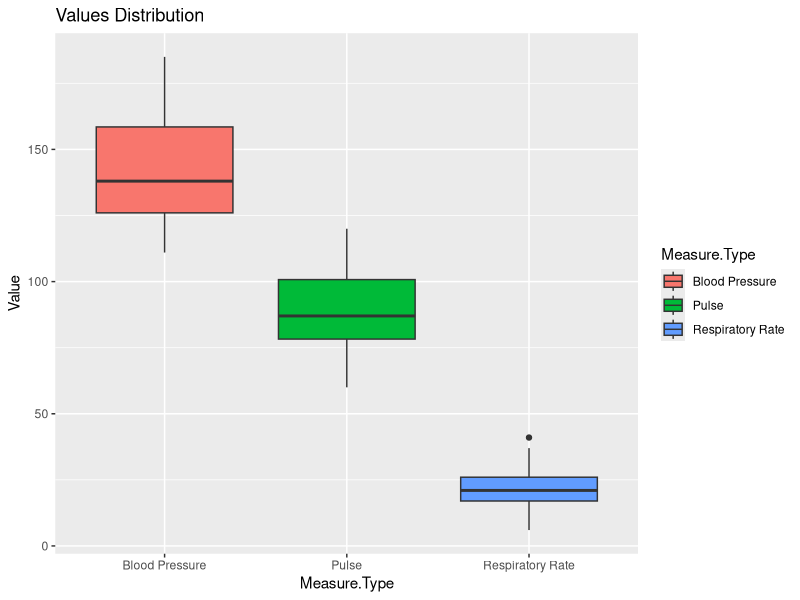
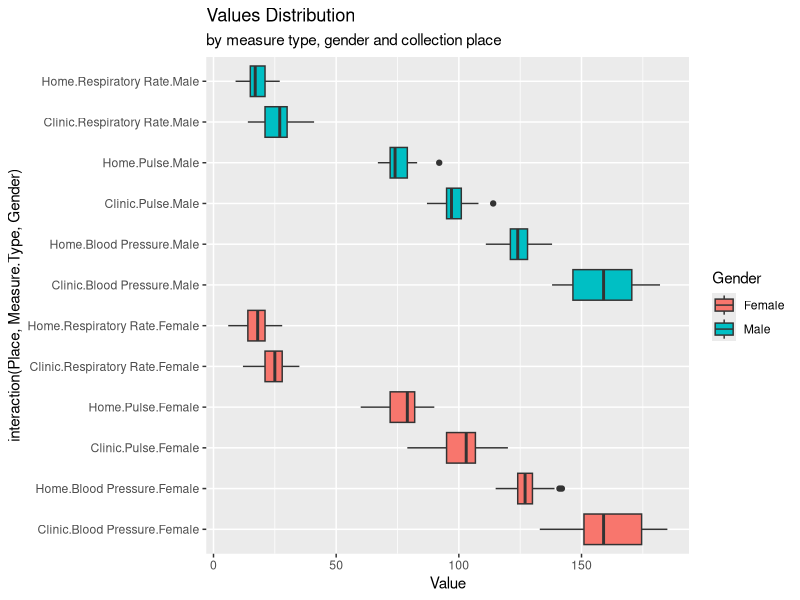
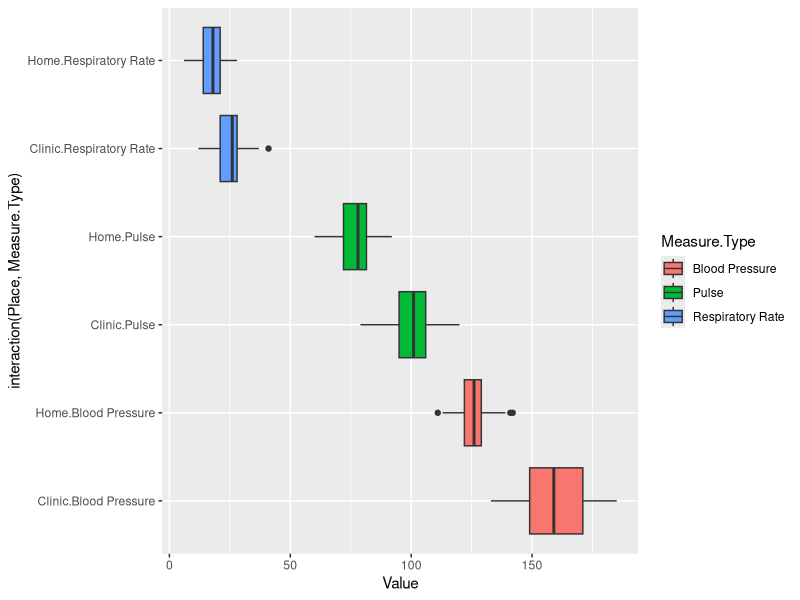
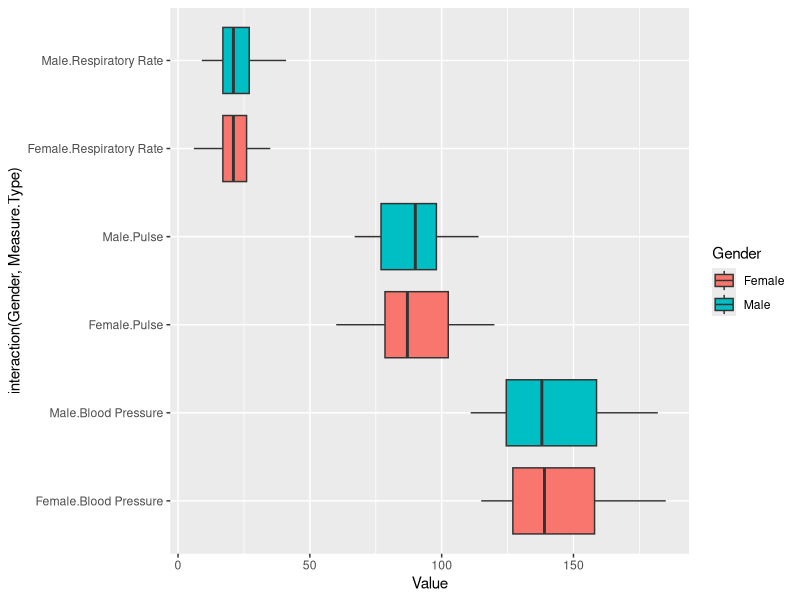

The R source for these figures, in order:
# this document had been created on 2/5/25
# setwd("~/Desktop")

# import libraries 
library(lme4)
library(dplyr)
library(ggplot2)

# this is fake dataset, which you can create yourself utilizing this script: https://github.com/ZulfiiaDitto/Mixed-effect-linear-models/blob/main/Generating_dataset_for_mixed_effect_linear_model.ipynb
# or directly loaded dataset from this link:
# https://github.com/ZulfiiaDitto/Mixed-effect-linear-models/blob/main/patients_measurments.csv

df = read.csv('patients_measurments.csv', header = TRUE)
summary(df)

ggplot(df, aes(x = Measure.Type, y = Value, fill = Measure.Type)) + geom_boxplot() + ggtitle("Values Distribution")

# box plot shows the distribution within the place where the measurement had been collected,
# by measurement type and by Gender 

df %>% 
  group_by( Place, Measure.Type, Gender) %>% 
  ggplot(aes(x = interaction( Place, Measure.Type, Gender), y = Value,  fill = Gender)) + 
  geom_boxplot() + coord_flip() +
  labs(title='Values Distribution',
       subtitle='by measure type, gender and collection place')


# this box plot shows you distribution of the measurments based of the places 
df %>% 
  group_by(Place, Measure.Type) %>% 
  ggplot(aes(x = interaction(Place, Measure.Type), y = Value,  fill = Measure.Type)) + 
  geom_boxplot() + coord_flip() 


df %>% 
  group_by(Gender, Measure.Type) %>% 
  ggplot(aes(x = interaction(Gender, Measure.Type), y = Value,  fill = Gender)) + 
  geom_boxplot() + coord_flip() 

table(df$Measure.Type)

# lets calculate the how many time different measures had been taken
table = df %>%
  group_by(Patient.ID,Measure.Type,Place) %>%
  summarise(count= n()) 

#lets average this values per measurement type and place
table %>% group_by(Measure.Type,Place) %>% summarise(Mean = mean(count))

# since the each measurement is different in their ranges,
# we will have to filter small subsets based on the measurements type. 

# Blood Pressure df
BP = df %>% filter(df$Measure.Type == 'Blood Pressure')
table(BP$Place)

# Pulse df
pulse = df %>% filter(df$Measure.Type == 'Pulse')
table(pulse$Place)
  
# Respiratory rate df
rr = df %>% filter(df$Measure.Type == 'Respiratory Rate')
table(rr$Place)  


####################### predicting the Values of measurment BP, based on the Place and Gender and Age. 

model = lmer(Value ~ Place  + (1|Patient.ID)  , data=BP)
summary(model)

model.2 = lmer(Value ~ Place + Gender + Age + (1|Patient.ID)  , data=BP)
summary(model.2)


#### significance of the model utilizing the anova 

model.null = lmer(Value ~ Place  + (1|Patient.ID)  , data=BP, REML = FALSE)

model.atr = lmer(Value ~ Place + Gender + Age + (1|Patient.ID)  , data=BP, REML = FALSE)

anova(model.null, model.atr)

##### random slope 

model3 = lmer(Value ~ Place + (1+ Value|Patient.ID), data=BP)

summary(model3)
# you can see we over-complex the model -> isSingular() function in both cases return True 

isSingular(model3)

### You can play with the rest of subsets fro Pulse and Respiratory Rate. 


